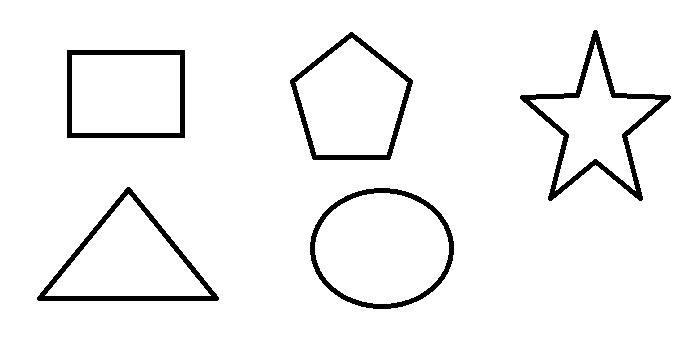
//> input picture images/test11.jpg, 699 x 339 px
$ ./opencv_032   (built with g++ and OpenCV 4)
//> lines starting //> are read from the running program, lines starting //| are printed output that depends on the picture; after the words box and inside, x2 and y2 are one past the last pixel; in counts of white or black regions, pixels touching at a corner belong together
#include<opencv2/opencv.hpp>
#include<iostream>
#include<vector>
using namespace std;
using namespace cv;

void contours_info(Mat& source, vector<vector<Point>>& contours, int mod);
void contours_approxPolyDP_demo(Mat &images);
void fitEclipseDemo(Mat& images,Mat& canvas);
int main(int argc, char** arrgv)
{
	Mat source1 = imread("D:/images/test11.jpg", IMREAD_COLOR);
//> source1 is the input picture: 339 rows x 699 cols, CV_8UC3; min 0, max 255, mean 242.9

	if (source1.empty())
	{
		cout << "can`t open this ph" << endl;
		return -1;
	}
	imshow("source1", source1);
	contours_approxPolyDP_demo(source1);
	imshow("images_demo",source1);
	//椭圆轮廓拟合
	Mat source2 = imread("D:/images/ellpise.jpg",-1);
	if (source2.empty())
	{
		cout<<" not find this source "<<endl;
		return -1;
	}
	imshow("source2",source2);
	Mat canvas;
	fitEclipseDemo(source2,canvas);
	imshow("fiteclipse",canvas);
	waitKey(0);
	destroyAllWindows();
	return 0;
}
void contours_info(Mat& source, vector<vector<Point>>& contours, int mod)
{
//> called with mod = 0
	//two valued
	GaussianBlur(source, source, Size(3, 3), 0);
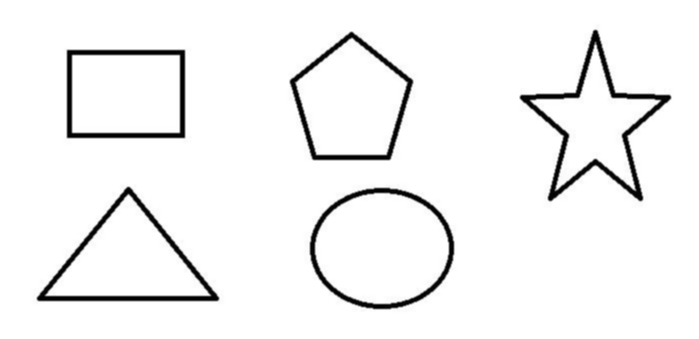
//> source: 339 rows x 699 cols, CV_8UC3; 12.7% of pixels changed, all inside (x1, y1, x2, y2) = (31, 23, 673, 313)
	Mat gray;
	cvtColor(source, gray, COLOR_BGRA2GRAY);
	Mat twoValued;
	threshold(gray, twoValued, 0, 255, THRESH_BINARY | THRESH_OTSU);
//> twoValued: 339 rows x 699 cols, CV_8UC1; 95.3% white; 5 black regions, box (x1, y1, x2, y2) and area: (520, 30, 671, 201) 2981, (37, 187, 219, 301) 2291, (310, 188, 454, 309) 2009, (67, 50, 185, 138) 1960, (290, 32, 413, 160) 1916
	bitwise_not(twoValued, twoValued);
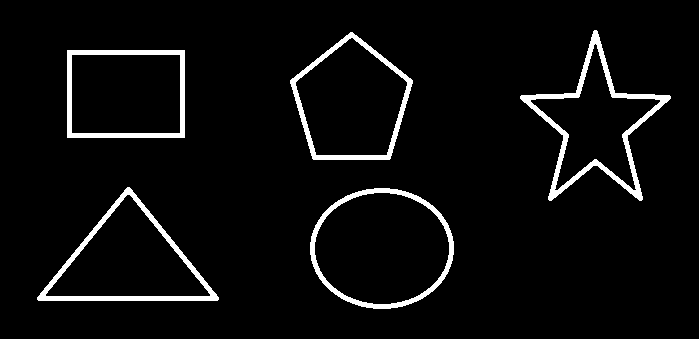
//> twoValued: 339 rows x 699 cols, CV_8UC1; 4.7% white; 5 white regions
	//imshow("two_Valued", twoValued);
	//find contours
	vector<Vec4i> hirearchy;
	findContours(twoValued, contours, hirearchy, mod, CHAIN_APPROX_SIMPLE, Point());
//> contours = 5 contours; box (x1, y1, x2, y2) and area: (310, 188, 454, 309) 13495, (290, 32, 413, 160) 10866, (37, 187, 219, 301) 10612, (67, 50, 185, 138) 10179, (520, 30, 671, 201) 9452; hirearchy = 5 items: [1, -1, -1, -1], [2, 0, -1, -1], [3, 1, -1, -1], [4, 2, -1, -1], [-1, 3, -1, -1]
}
void contours_approxPolyDP_demo(Mat &images)
{
	/*
	* 轮廓逼近
	*/
	vector<vector<Point>> contours;
	contours_info(images,contours,RETR_EXTERNAL);
	for (size_t i =0;i<contours.size();i++)
	{
		Mat result;
		approxPolyDP(contours[i],result,4,true);


		Moments mm = moments(contours[i]);
		double cx = mm.m10 / mm.m00;
		double cy = mm.m01 / mm.m00;
		double area = contourArea(contours[i],false);
		cout << "corner:" << result.cols << " " << "Point:" << result.rows <<" "<<"area"<<area<<endl;
		circle(images,Point(cx,cy),2,Scalar(0,0,255),1,8);
		if (result.rows == 4)
		{
			putText(images,"rectangle",Point(cx,cy-10),FONT_HERSHEY_PLAIN,1.0,Scalar(0,0,255),1,8);
		}
		if (result.rows == 3)
		{
			putText(images, "tritangle", Point(cx, cy - 10), FONT_HERSHEY_PLAIN, 1.0, Scalar(0, 0, 255), 1, 8);
		}
		if (result.rows >=5 && result.rows <= 12)
		{
			putText(images, "poly", Point(cx, cy - 10), FONT_HERSHEY_PLAIN, 1.0, Scalar(0, 0, 255), 1, 8);
		}
		if (result.rows >= 13)
		{
			putText(images, "circle", Point(cx, cy - 10), FONT_HERSHEY_PLAIN, 1.0, Scalar(0, 0, 255), 1, 8);
		}

	}
//> this loop made 5 passes
//> (cx, cy, area) on passes 1, 4, 5: (381.5, 248, 13495), (351, 102.1, 10866), (595, 124.3, 9452)
//> (result, cx, cy, area) on passes 2 to 3: ([[37, 297], [218, 299], [129, 187]], 127.7, 261.9, 10611.5), ([[67, 50], [67, 137], [184, 137], [184, 50]], 125.5, 93.5, 10179)
//| corner:1 Point:13 area13495
//| corner:1 Point:3 area10611.5
//| corner:1 Point:4 area10179
//| corner:1 Point:5 area10866
//| corner:1 Point:10 area9452
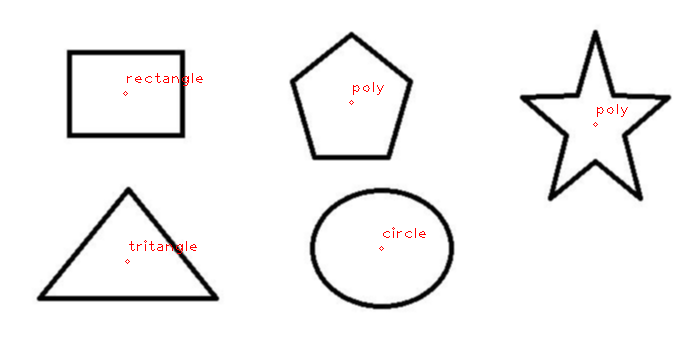
//> images: 339 rows x 699 cols, CV_8UC3; mean B, G, R 242.3, 242.3, 242.9
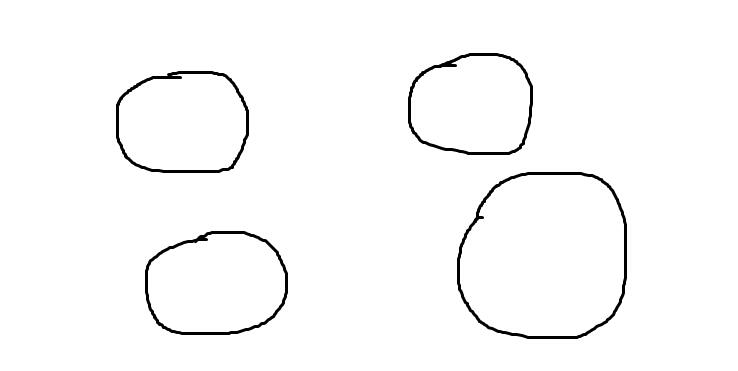
//> input picture images/ellpise.jpg, 738 x 371 px
//> further down, source2 is the input picture: 371 rows x 738 cols, CV_8UC3; min 0, max 255, mean 250
}

void fitEclipseDemo(Mat& images, Mat& canvas)
{
	vector<vector<Point>> contours;
	contours_info(images, contours, RETR_EXTERNAL);
//> call 2 of contours_info, with mod = 0
//> in contours_info (call 2), `GaussianBlur(source, source, Size(3, 3), 0);`:
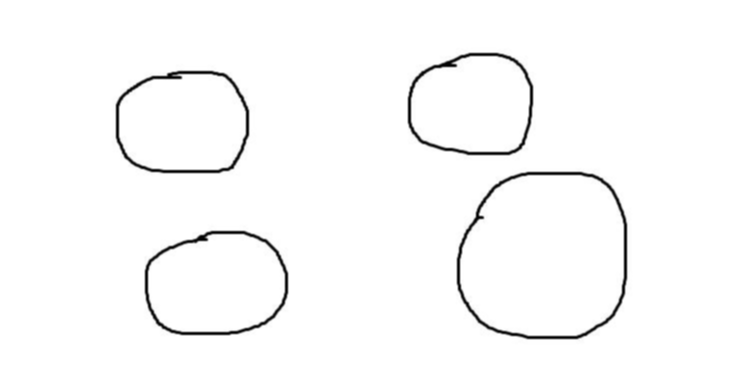
//> source: 371 rows x 738 cols, CV_8UC3; 7.23% of pixels changed, all inside (x1, y1, x2, y2) = (111, 47, 633, 345)
//> in contours_info (call 2), `threshold(gray, twoValued, 0, 255, THRESH_BINARY | THRESH_OTSU);`:
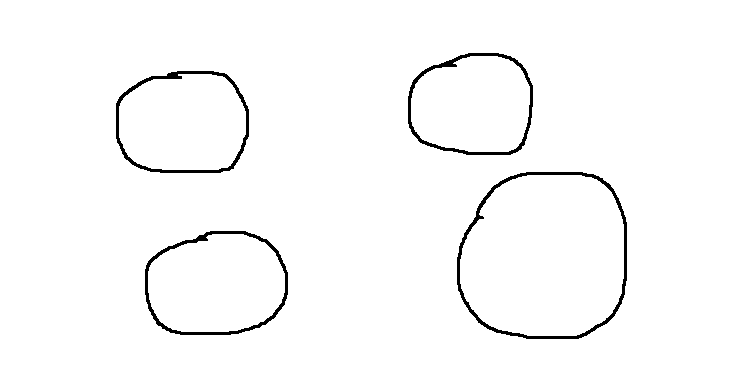
//> twoValued: 371 rows x 738 cols, CV_8UC1; 97.9% white; 4 black regions, box (x1, y1, x2, y2) and area: (457, 172, 627, 339) 1835, (145, 231, 288, 335) 1349, (116, 71, 249, 173) 1317, (408, 53, 533, 155) 1262
//> in contours_info (call 2), `bitwise_not(twoValued, twoValued);`: twoValued: 371 rows x 738 cols, CV_8UC1; 2.1% white; 4 white regions
//> in contours_info (call 2), `findContours(twoValued, contours, hirearchy, mod, CHAIN_APPROX_SIMPLE,..`: contours = 4 contours; box (x1, y1, x2, y2) and area: (457, 172, 627, 339) 23940, (145, 231, 288, 335) 12208, (116, 71, 249, 173) 11586, (408, 53, 533, 155) 10664; hirearchy = 4 items: [1, -1, -1, -1], [2, 0, -1, -1], [3, 1, -1, -1], [-1, 2, -1, -1]

	canvas = Mat::zeros(images.size(),images.type());
	canvas = Scalar::all(255);
	//拟合椭圆
	for (size_t i=0;i<contours.size();i++)
	{
		RotatedRect rrt = fitEllipse(contours[i]);
		cout << rrt.size.width << " " << rrt.size.height << " " << rrt.center << endl;
		ellipse(canvas,rrt,Scalar(0,0,255),1,8);
		circle(canvas,rrt.center,2,Scalar(0,0,255),1,8);
	}
//> this loop made 4 passes
//> rrt on passes 1 to 4: centre (215.7, 284.7), size (106.7, 149.1), angle 82.1, centre (546.6, 256.3), size (172.2, 185.2), angle 40.5, centre (183, 124), size (110.8, 139.5), angle 88.6, centre (473.9, 105.6), size (105.2, 134.6), angle 86.8
//| 106.745 149.081 [215.682, 284.693]
//| 172.178 185.192 [546.644, 256.274]
//| 110.845 139.543 [182.988, 124.012]
//| 105.23 134.629 [473.881, 105.58]
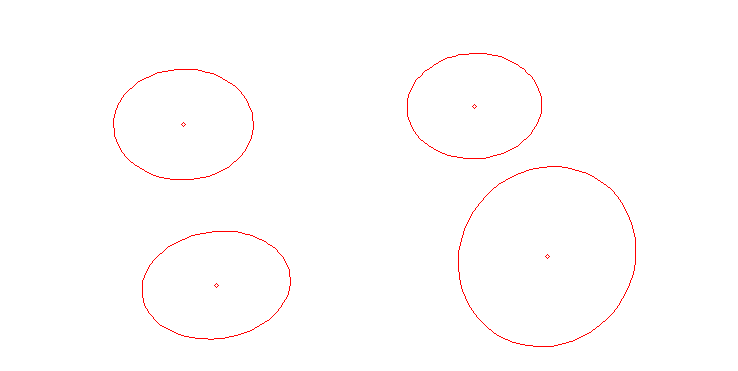
//> canvas: 371 rows x 738 cols, CV_8UC3; mean B, G, R 253.5, 253.5, 255
}
